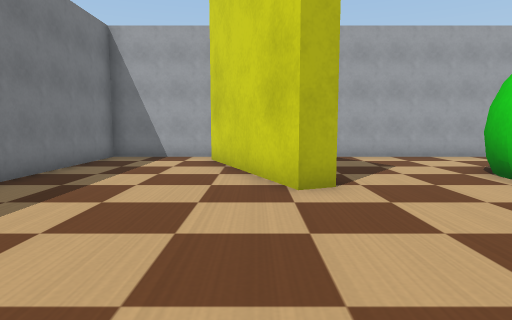
[1] (above)

13 first-person views from a walk through a robot-simulator world made for Webots. The camera is 0.2 m above the floor, tilts 6° down and sees 75° across. The floor is counted in squares, 0.2 m on a side. Each view is taken from the middle of a square. On the plan, view 1 faces up. The plan holds only what a view shows up to about 13 squares ahead; the rest is blank. The robots in the file are not drawn. Simple shapes and patterns stand in for the simulator's stock objects.

[2]
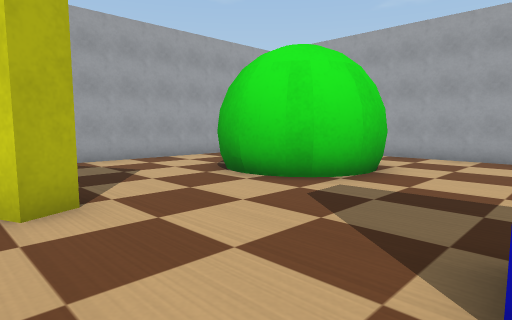

[3]
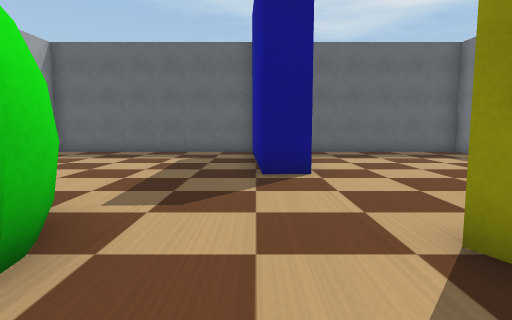

[4]
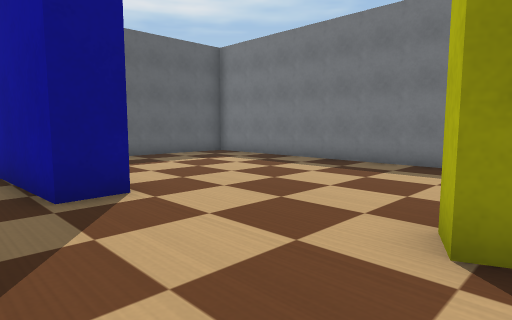

[5]
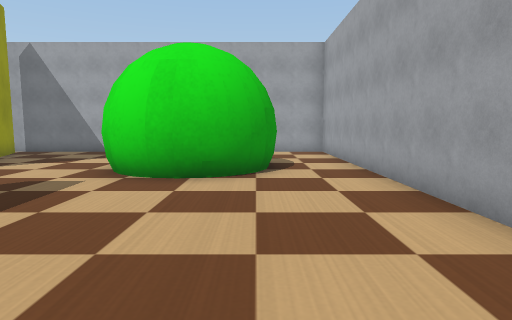

[6]
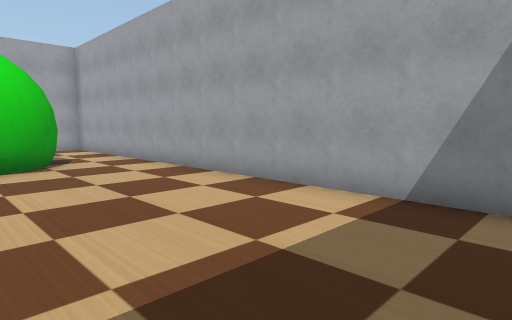

[7]
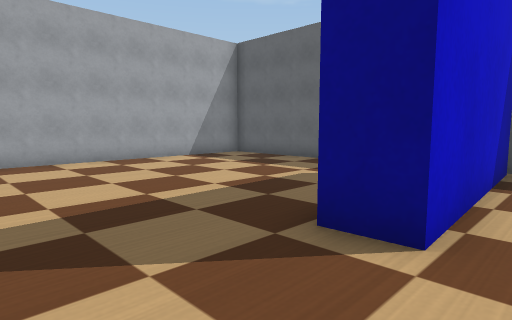

[8]
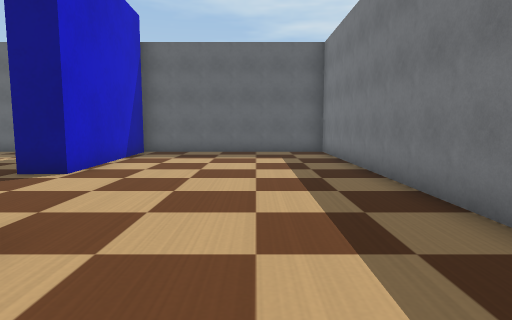

[9]
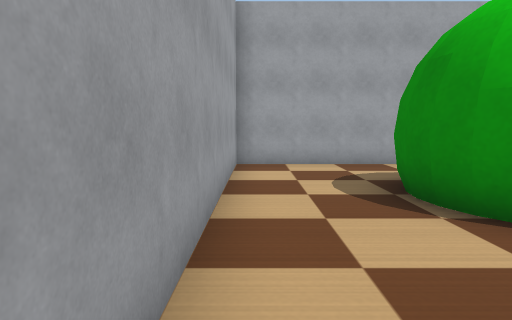

[10]
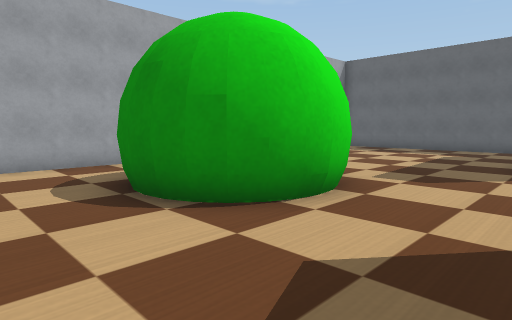

[11]
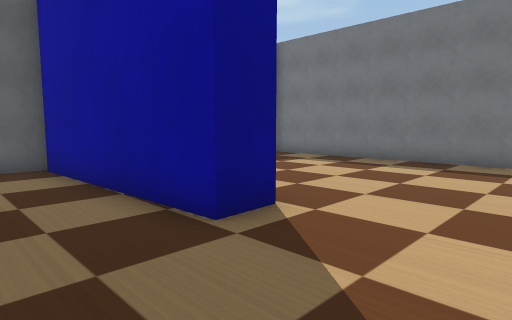

[12]
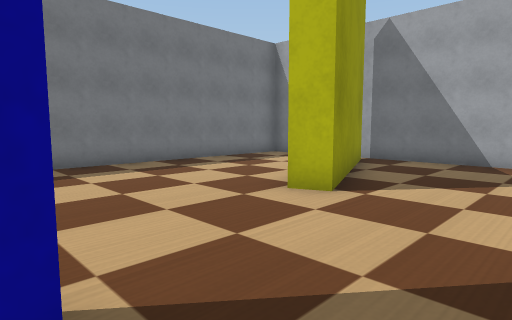

[13]
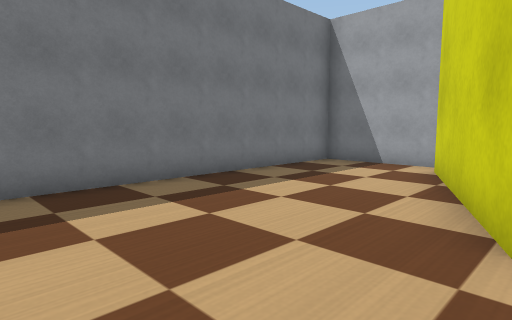

### Floor plan
Key: @ floor where view 1 was taken; # wall or solid block; x gap in a wall; . floor; B green ball.
Columns run from 5 left of view 1 to 11 right of it. Each row starts with its distance up from view 1.
 11 #################
 10 #...x...........#
  9 #...##..........#
  8 #....#.....BB...#
  7 #....#....BBB ..#
  6 #....##...BBBB..#
  5 #.........BBBB..#
  4 #..........BB...#
  3 #...............#
  2 #...............#
  1 #......##.......#
  0 #....@.##.......#
 -1 #......##.......#
 -2 #......##.......#
 -3 #......##.......#
 -4 #......##.......#
 -5 #################

Where each view was taken, in squares from view 1:
view 1: 0 up, 0 right, facing up
view 2: 1 up, 0 right, facing up-right
view 3: 8 up, 3 right, facing down
view 4: 6 up, 4 right, facing down-left
view 5: 2 down, 8 right, facing up
view 6: 4 down, 6 right, facing up-right
view 7: 4 up, 1 right, facing down-right
view 8: 8 up, 2 left, facing down
view 9: 10 up, 2 right, facing right
view 10: 10 up, 2 right, facing down-right
view 11: 4 up, 5 right, facing down-left
view 12: 1 up, 4 right, facing up-left
view 13: 2 up, 1 right, facing up-left
